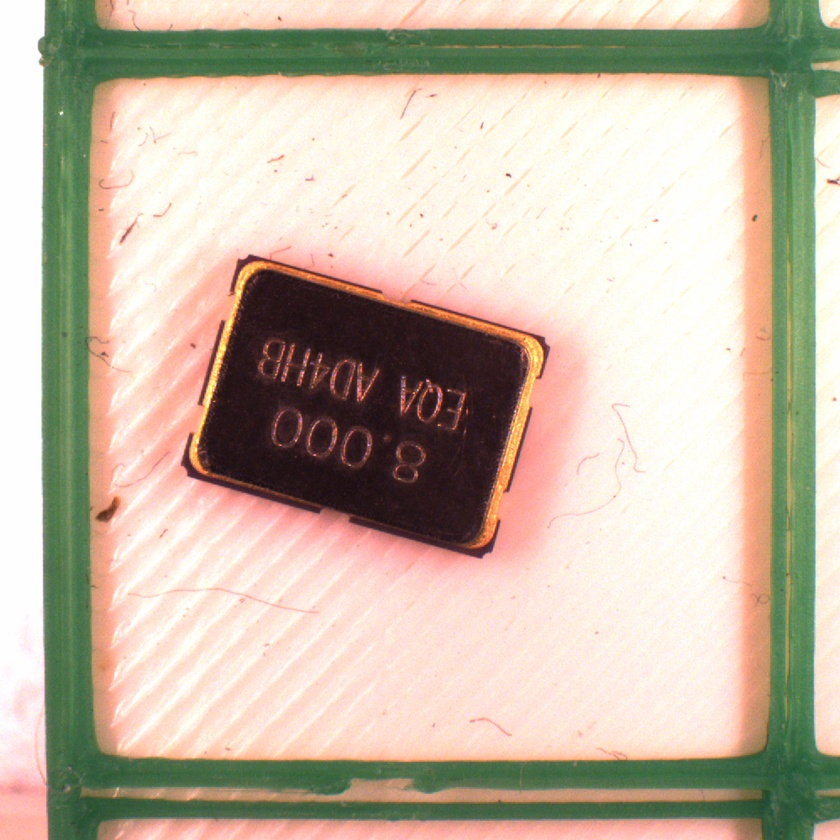
#> input picture octoprint_OctoPNP/Images/Component1.jpg, 840 x 840 px, shrunk from 1000 x 1000 before the run
$ python ColorFinder.py Images/Component1.jpg
#> lines starting #> are read from the running program, lines starting #| are printed output that depends on the picture; after the words box and inside, x2 and y2 are one past the last pixel; in counts of white or black regions, pixels touching at a corner belong together
#!/usr/bin/python
# -*- coding: utf-8 -*-
"""
    This file is part of OctoPNP

    OctoPNP is free software: you can redistribute it and/or modify
    it under the terms of the GNU General Public License as published by
    the Free Software Foundation, either version 3 of the License, or
    (at your option) any later version.

    OctoPNP is distributed in the hope that it will be useful,
    but WITHOUT ANY WARRANTY; without even the implied warranty of
    MERCHANTABILITY or FITNESS FOR A PARTICULAR PURPOSE.  See the
    GNU General Public License for more details.

    You should have received a copy of the GNU General Public License
    along with OctoPNP.  If not, see <http://www.gnu.org/licenses/>.

    Main author: Florens Wasserfall <wasserfall@kalanka.de>
"""

import sys
import cv2
import numpy as np
import time


if len(sys.argv) < 2:
    print("Usage: ColorFinder.py filename")
else:
    print("Press [ESC] to exit...")
    filename = sys.argv[1]

    # open image file
    img = cv2.imread(filename, cv2.IMREAD_COLOR)
#> img is the input picture: shape (840, 840, 3); mean B, G, R 165.2, 183.3, 197.3
    h, w, c = np.shape(img)
#> h = 840; w = 840; c = 3

    blur_img = cv2.blur(img, (5, 5))
    hsv = cv2.cvtColor(blur_img, cv2.COLOR_BGR2HSV)
#> hsv: shape (840, 840, 3); mean H, S, V 35.2, 59.3, 204.1

    # remove the corners from mask since they are prone to illumination problems
    circle_mask = np.zeros((h, w), np.uint8)
    circle_mask[:, :] = 255
    cv2.circle(circle_mask, (int(w / 2), int(h / 2)), int(min(w / 2, h / 2)), 0, -1)
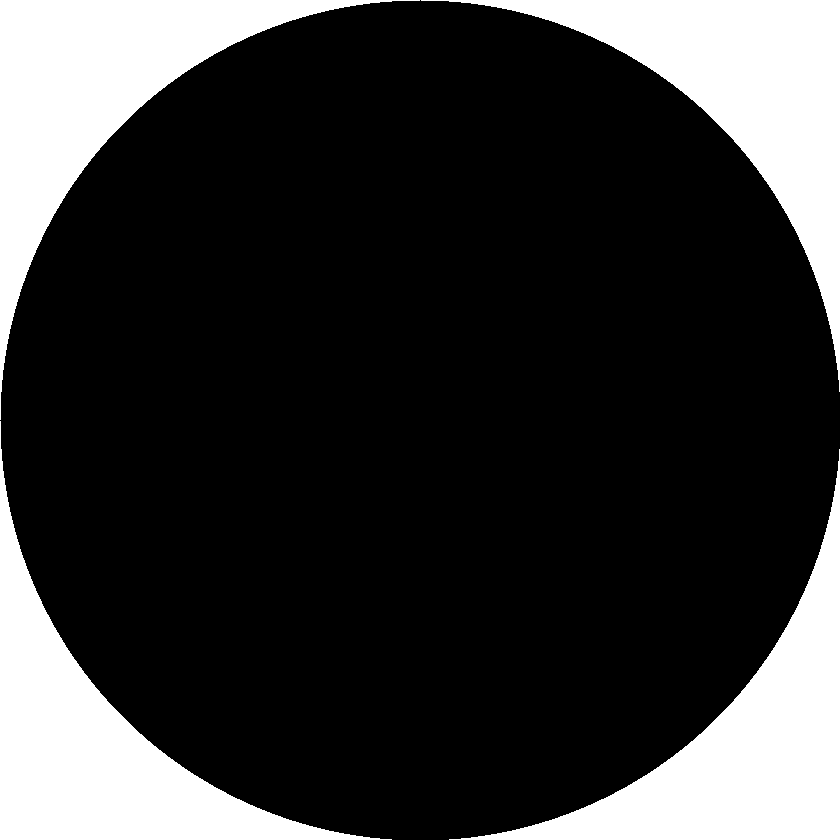
#> circle_mask: shape (840, 840); 21.5% white; 4 white regions, box (x1, y1, x2, y2) and area: (0, 0, 420, 420) 38292, (421, 0, 840, 392) 37872, (0, 421, 392, 840) 37872, (449, 449, 840, 840) 37453

    lower_color = np.array([22, 28, 26])
    upper_color = np.array([103, 255, 255])

    def nothing(x):
        pass

    cv2.namedWindow("image")
    cv2.createTrackbar("H_low", "image", lower_color[0], 179, nothing)
    cv2.createTrackbar("H_up", "image", upper_color[0], 179, nothing)
    cv2.createTrackbar("S_low", "image", lower_color[1], 255, nothing)
    cv2.createTrackbar("S_up", "image", upper_color[1], 255, nothing)
    cv2.createTrackbar("V_low", "image", lower_color[2], 255, nothing)
    cv2.createTrackbar("V_up", "image", upper_color[2], 255, nothing)

    while 1:
        k = cv2.waitKey(1) & 0xFF
#> (key Esc is pressed here)
        if k == 27:
            break
        # get current positions of four trackbars
        lower_color = np.array(
            [
                cv2.getTrackbarPos("H_low", "image"),
                cv2.getTrackbarPos("S_low", "image"),
                cv2.getTrackbarPos("V_low", "image"),
            ]
        )
        upper_color = np.array(
            [
                cv2.getTrackbarPos("H_up", "image"),
                cv2.getTrackbarPos("S_up", "image"),
                cv2.getTrackbarPos("V_up", "image"),
            ]
        )

        # create binary mask by finding background color range
        mask = cv2.inRange(hsv, lower_color, upper_color)
        mask = cv2.bitwise_or(mask, circle_mask)
        cv2.imshow("image", mask)
        time.sleep(0.01)

    cv2.destroyAllWindows()
    print("Copy this color to your code:")
    print(
        "self.lower_mask_color = np.array(["
        + str(lower_color[0])
        + ","
        + str(lower_color[1])
        + ","
        + str(lower_color[2])
        + "])"
    )
    print(
        "self.upper_mask_color = np.array(["
        + str(upper_color[0])
        + ","
        + str(upper_color[1])
        + ","
        + str(upper_color[2])
        + "])"
    )
